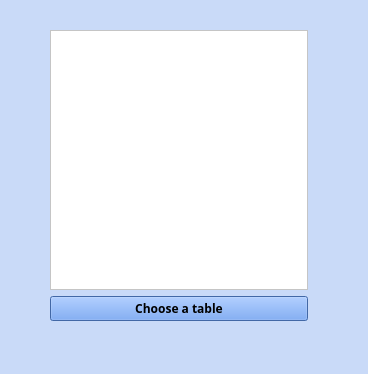
<?xml version="1.0" encoding="UTF-8"?>
<ui version="4.0">
 <class>FK_create</class>
 <widget class="QWidget" name="FK_create">
  <property name="geometry">
   <rect>
    <x>0</x>
    <y>0</y>
    <width>368</width>
    <height>374</height>
   </rect>
  </property>
  <property name="windowTitle">
   <string>Form</string>
  </property>
  <property name="styleSheet">
   <string notr="true">background-color: #C9DAF8;</string>
  </property>
  <widget class="QWidget" name="layoutWidget">
   <property name="geometry">
    <rect>
     <x>50</x>
     <y>30</y>
     <width>258</width>
     <height>291</height>
    </rect>
   </property>
   <layout class="QVBoxLayout" name="verticalLayout">
    <item>
     <widget class="QListView" name="listView">
      <property name="styleSheet">
       <string notr="true">background-color: #FFFFFF;</string>
      </property>
     </widget>
    </item>
    <item>
     <widget class="QPushButton" name="pushButton_choose">
      <property name="font">
       <font>
        <family>Microsoft JhengHei</family>
        <weight>75</weight>
        <bold>true</bold>
       </font>
      </property>
      <property name="styleSheet">
       <string notr="true">background-color: #5D91E9;</string>
      </property>
      <property name="text">
       <string>Choose a table</string>
      </property>
     </widget>
    </item>
   </layout>
  </widget>
 </widget>
 <resources/>
 <connections/>
</ui>
